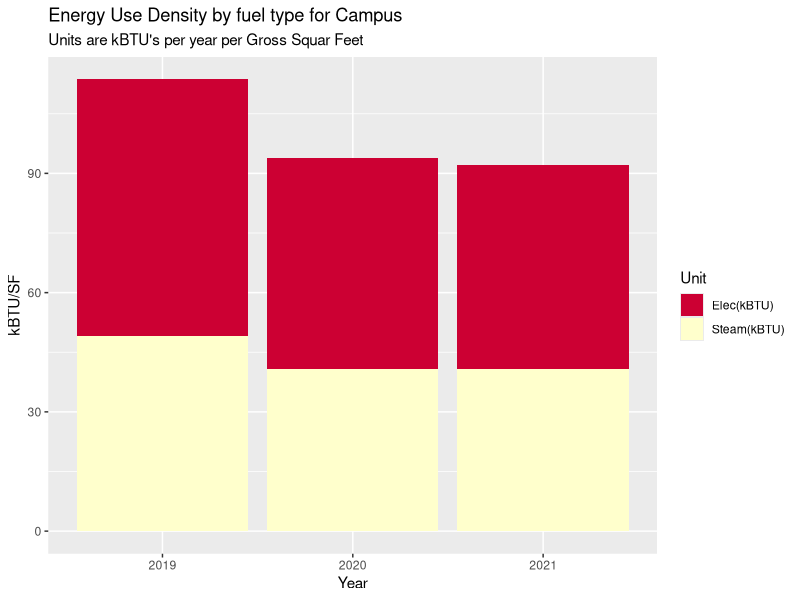
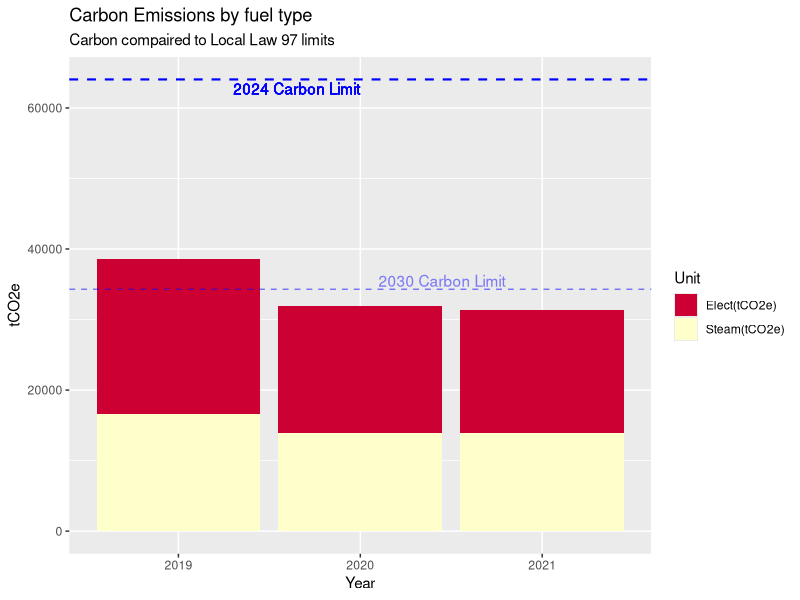
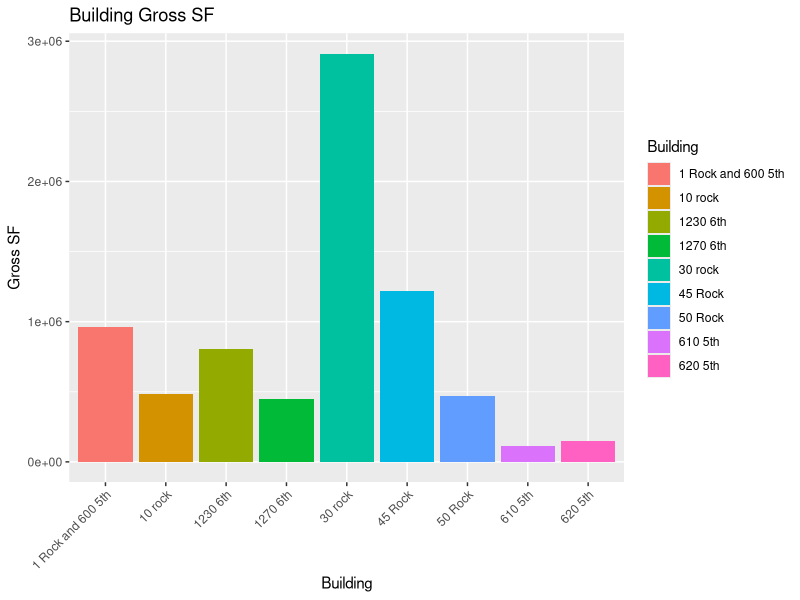
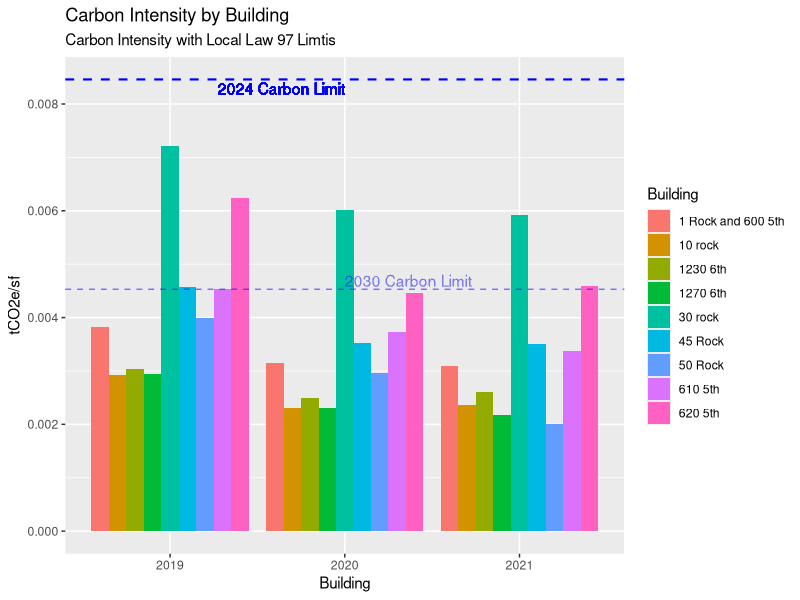
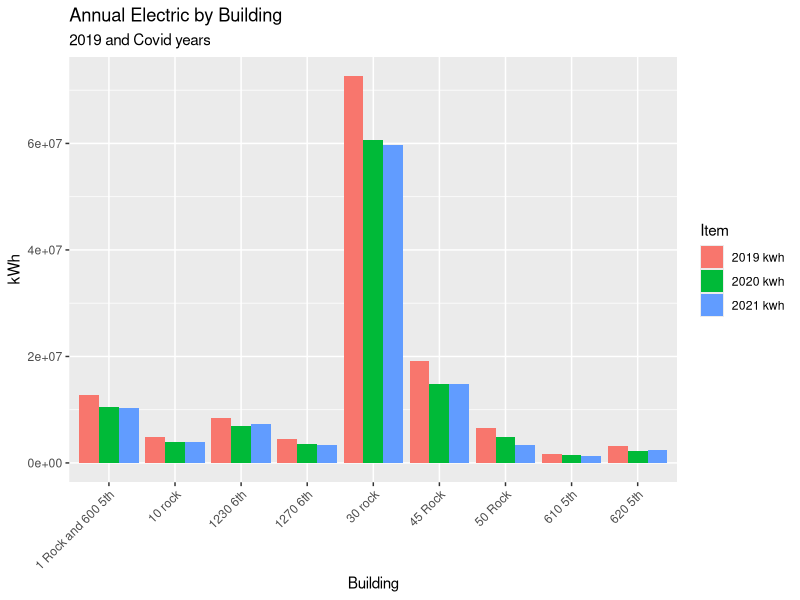
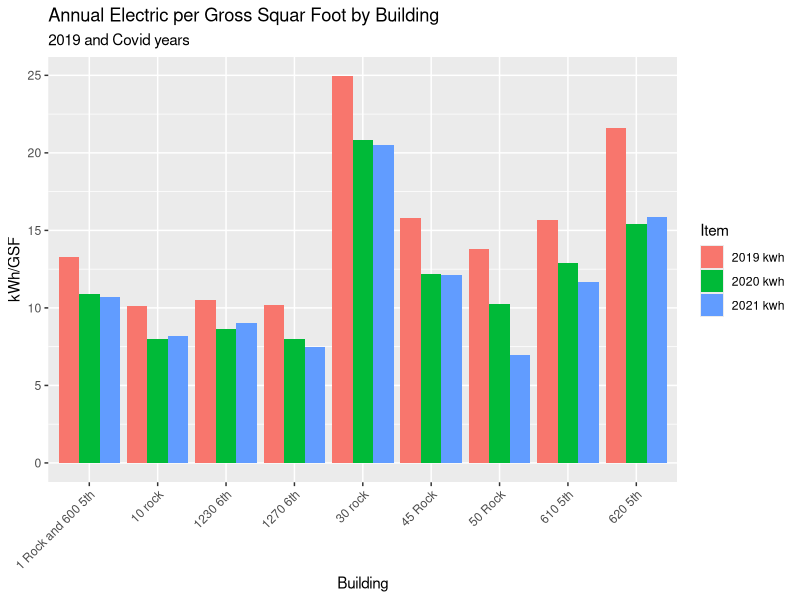
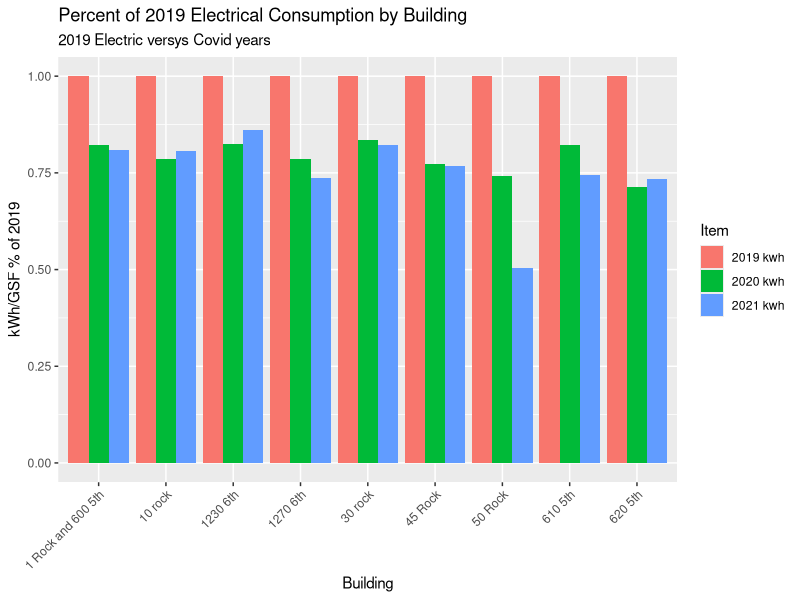
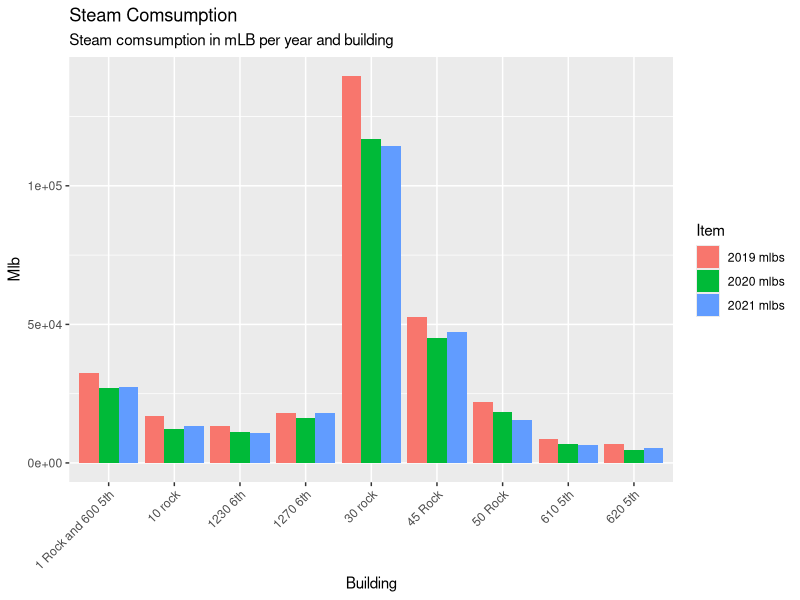

Write the R code that produced these figures, in order.
## ---- chunk 1

# Load packages 
my_packages <- c("tidyverse", "vroom" , "janitor" , "glue" , "tsibble" , "tidytext","lubridate", "fable", "tsibbledata", "ggplot2", "forecast", "tseries", "rio", "zoo", "readxl", "tsibbledata", "knitr", "kableExtra", "formattable", "scales")
invisible( lapply(my_packages, require, character.only = TRUE))

#Set up environment 
place <- "Home"  #Where are we working today. 
# place <- "work"

if (place == "Home"){setwd("C:/Users/paulr/Documents/R/RockCenterEnergyAnalysis")} else {setwd("C:/Users/prode/Documents/R/RockCenterEnergyAnalysis")}

if (!file.exists("data")) { dir.create("data")}

rm(place, my_packages ) #Clean up

options(dplyr.summarise.inform = FALSE)  # Suppress textin Knit printout. 



# Read in data

'ElecCF' <- 0.000288962  #2021 Carbon Values
'SteamCF' <- 0.00004493 #2021 Carbon Values
'IntensityLimit24' <- 0.00846 #2024 Limit
'IntensityLimit30' <- 0.00453 #2030 Limit

SteamData <- read_excel("data/Energy_Data_for_Net_Zero_Study.xlsx", sheet = "Sheet1", range = "B2:G11" , col_names = TRUE, na = "NA", col_types = NULL ) %>%  select(-5,-6)

ElectricData <- read_excel("data/Energy_Data_for_Net_Zero_Study.xlsx", sheet = "Sheet1", range = "B13:G23" , col_names = TRUE, na = "NA", col_types = NULL ) %>% select(-5,-6)

ElectricData %>% filter(Building == '1 Rock' | Building == '600 5th') %>% 
  select( -Building) %>% 
  summarise_each(funs(sum)) %>% 
  mutate(Building = "1 Rock and 600 5th") %>% 
  select(4,1,2,3) %>% rbind(ElectricData) %>% 
  filter(Building != '1 Rock' & Building != '600 5th') -> ElectricData

BuildingGSF <- read_excel("data/Energy_Data_for_Net_Zero_Study.xlsx", sheet = "Sheet1", range = "B28:C39" , col_names = TRUE, na = "NA", col_types = NULL ) %>% 
  filter(Building != '1 Rock' & Building != '600 5th')

UtilityData <- left_join(ElectricData, SteamData, by="Building") %>% left_join(BuildingGSF, by="Building")
UtilityData[is.na(UtilityData)] <- 0

#Campus EUI for each year 
UtilityData1 <- UtilityData 
apply(UtilityData1[2:4], 2, function(row) row * 3.4121 ) -> UtilityData1[2:4]
apply(UtilityData1[5:7], 2, function(row) row * 1194) -> UtilityData1[5:7]
UtilityData1 %>% select(`2019 kwh`, `2020 kwh`, `2021 kwh`, `2019 mlbs`, `2020 mlbs`, `2021 mlbs`, `Gross Floor Area`) %>%
summarise_each(funs(sum)) -> UtilityData1
    TotalFlArea <- UtilityData1$`Gross Floor Area`
    UtilityData1 %>% 
      select(-`Gross Floor Area`) %>% 
  gather(key = "Item", value = "Value") -> UtilityData1
  cbind(UtilityData1, str_split_fixed(UtilityData1$Item, " ", n=2)) %>% 
  select(-"Item") -> UtilityData1 
  colnames(UtilityData1)  <-  c("Value", "Year", "Unit") 
  apply(UtilityData1[3], 1, function(x) {ifelse(x == "kwh", "Elec(kBTU)", "Steam(kBTU)")}) -> UtilityData1[3]
  
# Adding NBC Electric
  All_Data <- read_excel("data/LL97 Fines Rock Center.xlsx", sheet = "NBC Energy", range = "B1:D64" , col_names = TRUE, na = "Not Available", col_types = c("guess", "guess", "numeric") ) %>% mutate(across(contains('Date'), ymd)) %>% select("Start Date", "kwh")
colnames(All_Data) <- c("Date",  "kwh")
All_Data %>% 
  group_by(year(Date)) %>% 
  summarise("Elect" = sum(kwh)) -> All_Data
colnames(All_Data) <- c("Date", "Elect")
All_Data %>% 
  filter(Date == 2019 | Date == 2020 | Date == 2021 ) -> All_Data
UtilityData1[1,1] <- UtilityData1[1,1] + All_Data[1,2]
UtilityData1[2,1] <- UtilityData1[2,1] + All_Data[2,2]
UtilityData1[3,1] <- UtilityData1[3,1] + All_Data[3,2]
  


  # Make an EUI plot with kBTU vales for both  electric and steam  
UtilityData2 <- UtilityData1
apply(UtilityData2[1], 1, function(row) row / TotalFlArea ) -> UtilityData2[1]
UtilityData2 %>% 
  ggplot(aes(x = Year, y = Value, fill = Unit)) +
  geom_bar(stat = "identity", position = "stack") +
  labs( title = "Energy Use Density by fuel type for Campus",
        subtitle = "Units are kBTU's per year per Gross Squar Feet") +
  xlab("Year") +
  ylab("kBTU/SF") +
  scale_fill_manual(values = c("#CC0033", "#FFFFCC"))


 ### Delta's ###
  UtilityData2 %>%
    group_by(Year) %>% 
    summarise("AnnuValues" = sum(Value)) %>% 
    mutate("BaseYear" = max(AnnuValues)) %>% 
    mutate("Delta" = AnnuValues/BaseYear) -> CampusDelta
  CampusDelta[4] <- sapply(CampusDelta[4], function(x) percent(x, accuracy=1))
## ---- chunk 2

#Make a Carbon table in the dataframe UtilityData1
UtilityData3 <- UtilityData1
  apply(UtilityData3[3], 1, function(x) {ifelse(x == "Elec(kBTU)", "Elect(tCO2e)", "Steam(tCO2e)")}) -> UtilityData3[3]
  UtilityData3 %>% 
  mutate(Carbon = ifelse(Unit == "Elec(kBTU)", Value * ElecCF / 3.4121, Value * SteamCF)) %>% 
  ggplot(aes(x = Year, y = Carbon, fill = Unit)) +
  geom_bar(stat = "identity", position = "stack") +
  labs( title = "Carbon Emissions by fuel type",
        subtitle = "Carbon compaired to Local Law 97 limits") +
  labs(x = "Year", y = "tCO2e") +
  #guides(fill = FALSE) +
  geom_hline(aes(yintercept = TotalFlArea * IntensityLimit24), color = "blue", linetype = "dashed", size = 0.75) +
  geom_text(aes(x = 2, y = TotalFlArea * IntensityLimit24, label = "2024 Carbon Limit"), hjust = 1, vjust = 1.25 , color = "blue") +
  geom_hline(aes(yintercept = TotalFlArea * IntensityLimit30), linetype = "dashed", color = "blue", size = 0.5, alpha = 0.5) +
  geom_text(aes(x = 2.1, y = TotalFlArea * IntensityLimit30, label = "2030 Carbon Limit", alpha = 0.1), hjust = 0, vjust = -.2 , color = "blue", alpha = 0.1) +
  scale_fill_manual(values = c("#CC0033", "#FFFFCC"))
  
## ---- chunk 3

#Plot Carbon Intensities versus LL97 Limits 
UtilityData1 <- UtilityData 
#apply(UtilityData1[2:4], 2, function(row) row * 3.4121 ) -> UtilityData1[2:4]
apply(UtilityData1[5:7], 2, function(row) row * 1194) -> UtilityData1[5:7]
UtilityData1[2:7]/UtilityData1$`Gross Floor Area` -> UtilityData1[2:7]
colnames(UtilityData1) <- c("Building", "2019 kwh", "2020 kwh", "2021 kwh", "2019 kBTUs", "2020 kBTUs", "2021 kBTUs", "Gross Floor Area")

UtilityData1 %>% select("Building", "2019 kwh", "2020 kwh", "2021 kwh", "2019 kBTUs", "2020 kBTUs", "2021 kBTUs") -> UtilityData1

UtilityData1 %>% 
  gather(key = "Item", value = "Value", -"Building") -> UtilityData1
  cbind(UtilityData1, str_split_fixed(UtilityData1$Item, " ", n=2)) %>% 
  select(-"Item") -> UtilityData1 
  colnames(UtilityData1)  <-  c("Building", "Value", "Year", "Unit") 
  UtilityData1 %>% 
    mutate("Carbon/SF" = ifelse(Unit == "kwh", Value * ElecCF, Value * SteamCF)) %>% 
    select(Building, Year, Unit, `Carbon/SF`) %>% 
    mutate("Carbon" = "tCO2e") -> UtilityData1
  
  UtilityData %>%   
ggplot(aes(x = Building, y = `Gross Floor Area`, fill = Building)) +
  geom_bar(stat = "identity", position = "dodge") +
  labs( title = "Building Gross SF") +
  labs(x = "Building", y = "Gross SF") +
  theme(axis.text.x = element_text (angle = 45, vjust = 1, hjust=1)) 


UtilityData1 %>%   
ggplot(aes(x = Year, y = `Carbon/SF`, fill = Building, group = Building)) +
  geom_bar(stat = "identity", position = "dodge") +
  labs( title = "Carbon Intensity by Building",
        subtitle = "Carbon Intensity with Local Law 97 Limtis") +
  labs(x = "Building", y = "tCO2e/sf") +
  geom_hline(aes(yintercept = IntensityLimit24), color = "blue", linetype = "dashed", size = 0.75) +
  geom_text(aes(x = 2, y = IntensityLimit24, label = "2024 Carbon Limit"), hjust = 1, vjust = 1.25 , color = "blue") +
  geom_hline(aes(yintercept = IntensityLimit30), linetype = "dashed", color = "blue", size = 0.5, alpha = 0.5) +
  geom_text(aes(x = 2, y = IntensityLimit30, label = "2030 Carbon Limit"), hjust = 0, vjust = -.2 , color = "blue", alpha = 0.01) 
  

## ---- chunk 4

#1 Electric kWh
ElectricData %>% select(Building, `2019 kwh`, `2020 kwh`, `2021 kwh`) %>% 
  gather(key = "Item", value = "Value", -Building) %>%
  ggplot(aes(x = Building, y = Value, fill = Item, group = Item)) +
  labs( title = "Annual Electric by Building",
        subtitle = "2019 and Covid years", x = "Building", y = "kWh") +
  theme(axis.text.x = element_text (angle = 45, vjust = 1, hjust=1)) +
  geom_bar(stat = "identity", position = "dodge")
## ---- chunk 5
#2 Electric kWh per GSF 
UtilityData1 <- UtilityData
apply(UtilityData1[2:7], 2, function(row) row / UtilityData1$`Gross Floor Area`) -> UtilityData1[2:7]
UtilityData1 %>% select(Building, `2019 kwh`, `2020 kwh`, `2021 kwh`) %>% 
  gather(key = "Item", value = "Value", -Building) %>% 
  ggplot(aes(x = Building, y = Value, fill = Item, group = Item)) +
  labs( title = "Annual Electric per Gross Squar Foot by Building",
        subtitle = "2019 and Covid years", x = "Building", y = "kWh/GSF") +
  theme(axis.text.x = element_text (angle = 45, vjust = 1, hjust=1)) +
  geom_bar(stat = "identity", position = "dodge")
## ---- chunk 6

#3 percent kWh reductions relative to 2019 
UtilityData1 <- UtilityData
apply(UtilityData1[2:7], 2, function(row) row / UtilityData1$`Gross Floor Area`) -> UtilityData1[2:7]
apply(UtilityData1[2:4], 2, function(row) row / UtilityData1$`2019 kwh`) -> UtilityData1[2:4]
UtilityData1 %>% select(Building, `2019 kwh`, `2020 kwh`, `2021 kwh`) %>% 
  gather(key = "Item", value = "Value", -Building) %>% 
  ggplot(aes(x = Building, y = Value, fill = Item, group = Item)) + 
  labs( title = "Percent of 2019 Electrical Consumption by Building",
        subtitle = "2019 Electric versys Covid years", x = "Building", y = "kWh/GSF % of 2019") +
  theme(axis.text.x = element_text (angle = 45, vjust = 1, hjust=1)) +
  geom_bar(stat = "identity", position = "dodge")
## ---- chunk 7
# 4 Steam mlb 
SteamData %>% select(Building, `2019 mlbs`, `2020 mlbs`, `2021 mlbs`) %>% 
  gather(key = "Item", value = "Value", -Building) %>%
  ggplot(aes(x = Building, y = Value, fill = Item, group = Item)) +
  labs( title = "Steam Comsumption ",
        subtitle = "Steam comsumption in mLB per year and building", x = "Building", y = "Mlb") +
  theme(axis.text.x = element_text (angle = 45, vjust = 1, hjust=1)) +
  geom_bar(stat = "identity", position = "dodge")

## ---- chunk 8

#5 steam mlb per gsf 
UtilityData1 <- UtilityData
apply(UtilityData1[2:7], 2, function(row) row / UtilityData1$`Gross Floor Area`) -> UtilityData1[2:7]
UtilityData1 %>% select(Building, `2019 mlbs`, `2020 mlbs`, `2021 mlbs`) %>% 
  gather(key = "Item", value = "Value", -Building) %>% 
  ggplot(aes(x = Building, y = Value, fill = Item, group = Item)) +
  labs( title = "Steam Comsumption per GSF ",
        subtitle = "Steam comsumption in mLB per GSF year and building", x = "Building", y = "Mlb/GSF") +
  theme(axis.text.x = element_text (angle = 45, vjust = 1, hjust=1)) +
  geom_bar(stat = "identity", position = "dodge")
  
## ---- chunk 9

#6 percent down from 2019
UtilityData1 <- UtilityData
apply(UtilityData1[2:7], 2, function(row) row / UtilityData1$`Gross Floor Area`) -> UtilityData1[2:7]
apply(UtilityData1[5:7], 2, function(row) row / UtilityData1$`2019 mlbs`) -> UtilityData1[5:7]
UtilityData1 %>% select(Building, `2019 mlbs`, `2020 mlbs`, `2021 mlbs`) %>% 
  gather(key = "Item", value = "Value", -Building) %>% 
  ggplot(aes(x = Building, y = Value, fill = Item, group = Item)) +
  labs( title = "Percent of 2019 Steam Consumption by Building ",
        subtitle = "2019 Steam versys Covid years", x = "Building", y = "Mlb/GSF % of 2019") +
  theme(axis.text.x = element_text (angle = 45, vjust = 1, hjust=1)) +
  geom_bar(stat = "identity", position = "dodge")

## ---- chunk 10


EPA_data <- read_excel("data/EPA_Annual_Energy_Use_By_Meter.xlsx", range = "A6:BB155" , col_names = FALSE, na = "NA", col_types = NULL )

EPA_data <- read_excel("data/EPA_Annual_Energy_Use_By_Meter.xlsx", skip = 4)




Turnstile_data <- read.csv("data/RC_Occunpancy_Data_Details_data.csv") %>% 
  select(Property, Date, Total.Entrants)

Turnstile_data$Date <- mdy(Turnstile_data$Date)

Turnstile_data %>%   
group_by(Property, "Year" = year(Date)) %>%  #"Month" = month(Date)) %>% 
  summarise(Population = sum(Total.Entrants)) -> Turnstile_data1
Turnstile_data1$Year <- as.factor(Turnstile_data1$Year)

Turnstile_data1 %>% 
  ggplot(aes(x = Property, y = Population, group = Year, fill = Year)) +
   labs( title = "Turnstyle Counts by Month",
        subtitle = "Morning Counts", x = "Building", y = "Entrants") +
  theme(axis.text.x = element_text (angle = 45, vjust = 1, hjust=1)) +
  geom_bar(stat = "identity", position = "dodge")
  




Turnstile_data %>%   
group_by("Year" = year(Date)) %>%   
  summarise(Population = sum(Total.Entrants)) -> Turnstile_data2
Turnstile_data2$Year <- as.factor(Turnstile_data2$Year)


  
